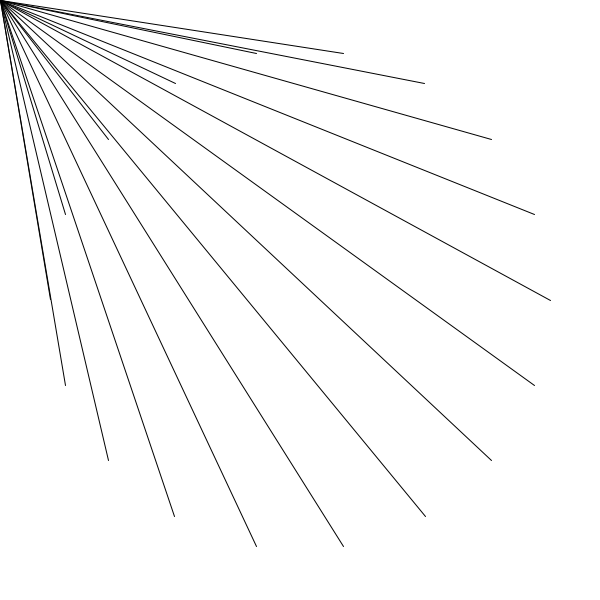
Frame 1 (no input)
Frame 60 (the mouse pressed at the canvas centre just before this capture): identical to frame 1, image omitted
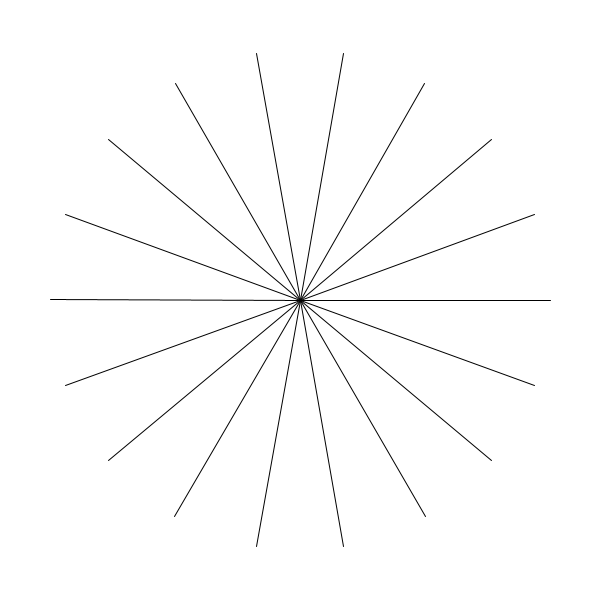
Frame 120 (the mouse held since frame 60 and released just before this capture)

The Processing sketch that drew these frames (run headless with seeded random() and noise(); from frame 60 on, the mouse is pressed at the canvas centre):

// Processing sketch: ShapeChangingLinesOnCircle2
// ── ShapeChangingLinesOnCircle2.pde
float x,y,cx,cy;

void setup(){
  size(600,600);
  cx = width/2;
  cy = height/2;
}

void draw(){
  background(255);
  for(int i=0; i<18; i++){
    x = cx + ( 250*cos(radians(20*i)) );
    y = cy + ( 250*sin(radians(20*i)) );
    line(mouseX,mouseY,x,y);
  }
}
